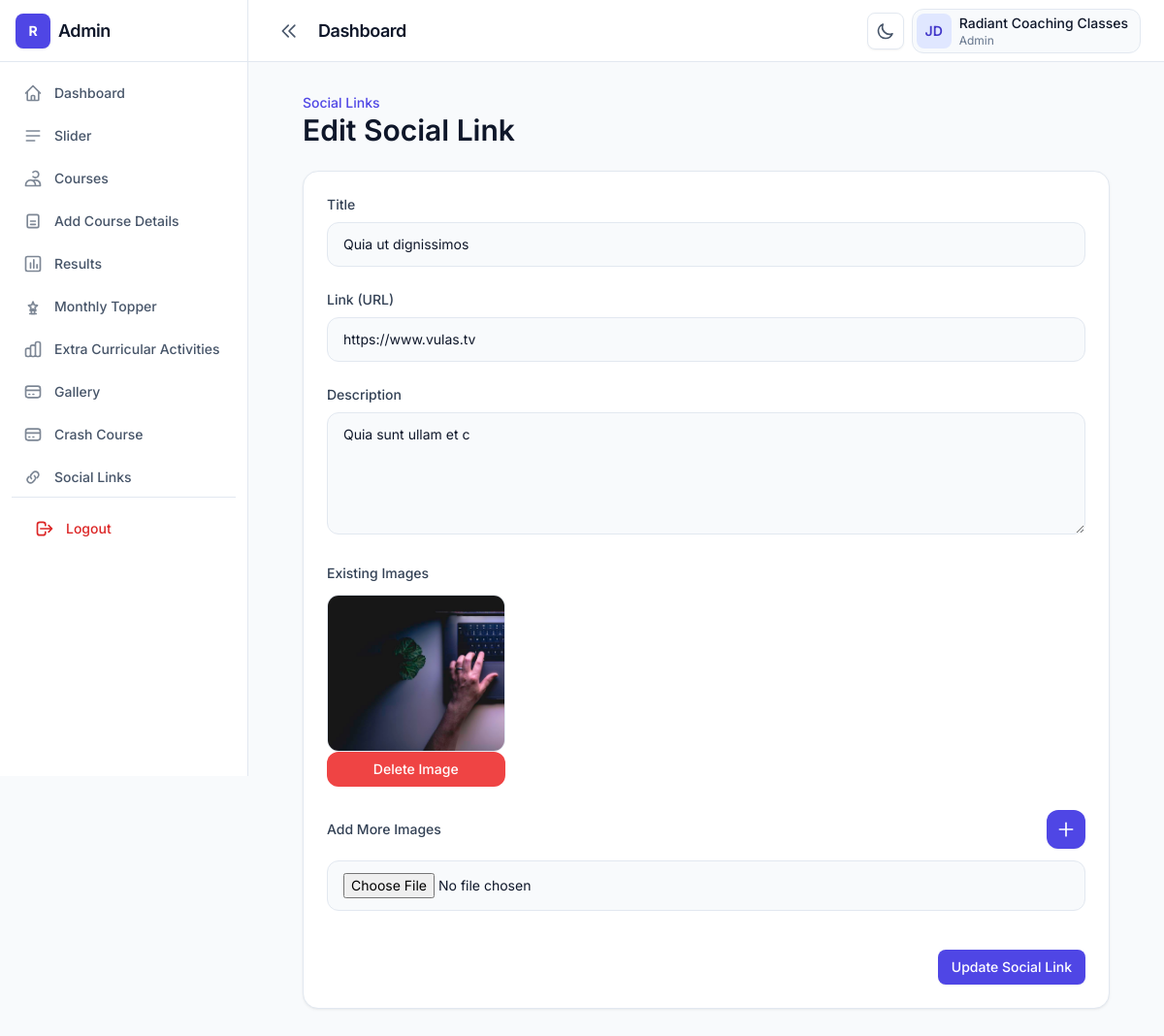
Screenshot of /edit-social-links?id=2 (signed in) with the database file from the repository.
### tables this page shows
CREATE TABLE IF NOT EXISTS `social_links` (
  `id` int NOT NULL AUTO_INCREMENT,
  `title` varchar(255) NOT NULL,
  `link` varchar(500) NOT NULL,
  `description` text,
  `created_at` date DEFAULT NULL,
  `updated_at` date DEFAULT NULL,
  PRIMARY KEY (`id`)
);

CREATE TABLE IF NOT EXISTS `social_link_images` (
  `id` int NOT NULL AUTO_INCREMENT,
  `social_link_id` int NOT NULL,
  `image` varchar(255) NOT NULL,
  PRIMARY KEY (`id`)
);

### src/edit-social-links.php (the view, shortened to what this page needs)
<?php
include('../conn.php');
$id = $_GET['id'];
$stmt = $conn->prepare("
    SELECT *
    FROM social_links
    WHERE id = :id
");
$stmt->execute([
    ':id' => $id
]);
$social_link = $stmt->fetch(PDO::FETCH_ASSOC);
$stmt = $conn->prepare("
    SELECT *
    FROM social_link_images
    WHERE social_link_id = :id
");
$stmt->execute([
    ':id' => $id
]);
$images = $stmt->fetchAll(PDO::FETCH_ASSOC);
?>
<!DOCTYPE html>
<html lang="en" class="h-full">
<head>
    <link rel="stylesheet"
        href="../dist/css/output.css" />
</head>
<body class="h-full bg-slate-50 text-slate-900 dark:bg-slate-950 dark:text-slate-100">
    <div class="flex min-h-full">
        <?php include('sidebar.php'); ?>
        <div class="flex min-h-screen flex-1 flex-col lg:min-h-0">
            <?php include('header.php'); ?>
            <main class="flex-1 overflow-auto p-4 lg:p-8">
                <div class="container max-w-4xl">
                    <div class="mb-6">
                        <p class="text-sm font-medium text-brand-600 dark:text-brand-400">
                            Social Links
                        </p>
                        <h2 class="text-display-sm text-slate-900 dark:text-white">
                            Edit Social Link
                        </h2>
                    </div>
                    <form method="POST"
                        enctype="multipart/form-data">
                        <div class="rounded-2xl border border-slate-200 bg-white shadow-card dark:border-slate-800 dark:bg-slate-900">
                            <div class="space-y-6 p-6">
                                <div>
                                    <label class="mb-2 block text-sm font-medium text-slate-700 dark:text-slate-300">
                                        Title
                                    </label>
                                    <input
                                        type="text"
                                        name="title"
                                        required
                                        value="<?php echo $social_link['title']; ?>"
                                        class="w-full rounded-xl border border-slate-200 bg-slate-50 px-4 py-3 text-sm outline-none ring-brand-500/30 focus:border-brand-300 focus:bg-white focus:ring-4 dark:border-slate-700 dark:bg-slate-950 dark:focus:bg-slate-950" />
                                </div>
                                <div>
                                    <label class="mb-2 block text-sm font-medium text-slate-700 dark:text-slate-300">
                                        Link (URL)
                                    </label>
                                    <input
                                        type="url"
                                        name="link"
                                        required
                                        value="<?php echo $social_link['link']; ?>"
                                        class="w-full rounded-xl border border-slate-200 bg-slate-50 px-4 py-3 text-sm outline-none ring-brand-500/30 focus:border-brand-300 focus:bg-white focus:ring-4 dark:border-slate-700 dark:bg-slate-950 dark:focus:bg-slate-950" />
                                </div>
                                <div>
                                    <label class="mb-2 block text-sm font-medium text-slate-700 dark:text-slate-300">
                                        Description
                                    </label>
                                    <textarea
                                        name="description"
                                        rows="5"
                                        required
                                        class="w-full rounded-xl border border-slate-200 bg-slate-50 px-4 py-3 text-sm outline-none ring-brand-500/30 focus:border-brand-300 focus:bg-white focus:ring-4 dark:border-slate-700 dark:bg-slate-950 dark:focus:bg-slate-950"><?php echo $social_link['description']; ?></textarea>
                                </div>
                                <div>
    <label class="mb-3 block text-sm font-medium text-slate-700 dark:text-slate-300">
        Existing Images
    </label>
    <div class="grid grid-cols-2 gap-4 md:grid-cols-4">
        <?php foreach($images as $image){ ?>
            <div class="space-y-2">
                <div class="w-32 overflow-hidden rounded-xl border border-slate-200 dark:border-slate-700">
                    <img
                        src="uploads/social-links/<?php echo $image['image']; ?>"
                        class="h-40 w-full object-cover" />
                </div>
                <a
                    href="delete-image.php?id=<?php echo $image['id']; ?>&table=social_link_images&folder=uploads/social-links&redirect=edit-social-links.php&foreign_key=social_link_id"
                    onclick="return confirm('Delete this image?')"
                    class="flex items-center justify-center rounded-xl bg-red-500 px-3 py-2 text-sm font-medium text-white transition hover:bg-red-600">
                    Delete Image
                </a>
            </div>
        <?php } ?>
    </div>
</div>
                                <div>
                                    <div class="mb-3 flex items-center justify-between">
                                        <label class="text-sm font-medium text-slate-700 dark:text-slate-300">
                                            Add More Images
                                        </label>
                                        <button
                                            type="button"
                                            onclick="addImageField()"
                                            class="flex h-10 w-10 items-center justify-center rounded-xl bg-brand-600 text-white shadow-sm transition hover:bg-brand-700">
                                            <svg class="h-5 w-5"
                                                fill="none"
                                                stroke="currentColor"
                                                viewBox="0 0 24 24">
                                                <path
                                                    stroke-linecap="round"
                                                    stroke-linejoin="round"
                                                    stroke-width="2"
                                                    d="M12 4v16m8-8H4" />
                                            </svg>
                                        </button>
                                    </div>
                                    <div id="image-fields"
                                        class="space-y-3">
                                        <input
                                            type="file"
                                            name="images[]"
                                            class="block w-full rounded-xl border border-slate-200 bg-slate-50 px-4 py-3 text-sm dark:border-slate-700 dark:bg-slate-950" />
                                    </div>
                                </div>
                                <div class="flex justify-end gap-3 pt-4">
                                    <button
                                        type="submit"
                                        name="update_social_link"
                                        class="btn btn-primary">
                                        Update Social Link
                                    </button>
                                </div>
                            </div>
                        </div>
                    </form>
                </div>
            </main>
        </div>
    </div>
</body>
</html>

### rows the page displays
social_links: title "Quia ut dignissimos", link "https://www.vulas.tv", description "Quia sunt ullam et c"
social_link_images: image (picture)
